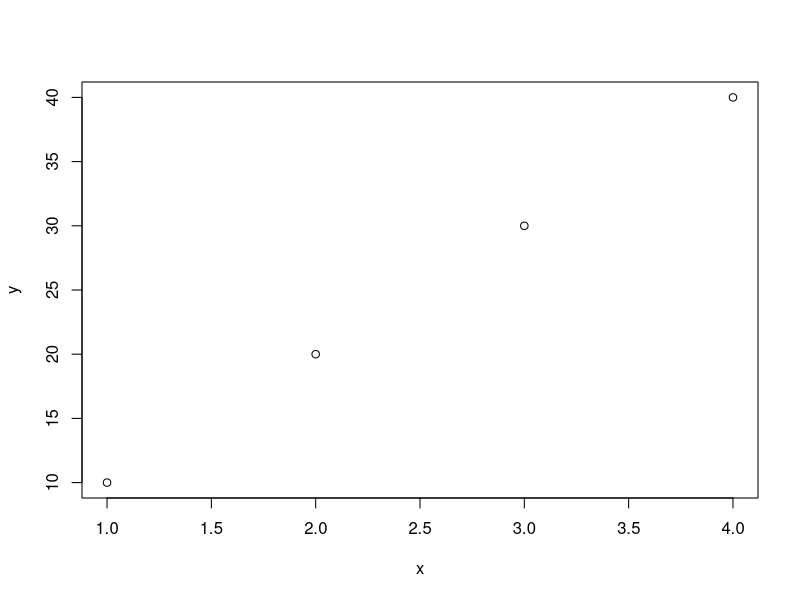
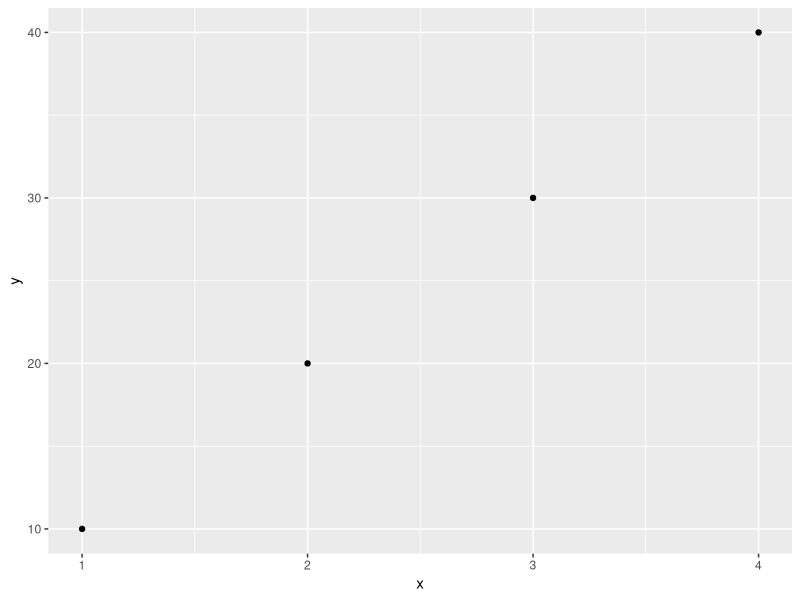

Generate these figures, in order, with R:
# Code generated by chatgpt when asked: 
# "How do you plot a  graph in R?"

# Line plot
x <- c(1, 2, 3, 4)
y <- c(10, 20, 30, 40)
plot(x, y)

# Scatter plot
library(ggplot2)
data <- data.frame(x=c(1, 2, 3, 4), y=c(10, 20, 30, 40))
ggplot(data, aes(x, y)) + geom_point()
